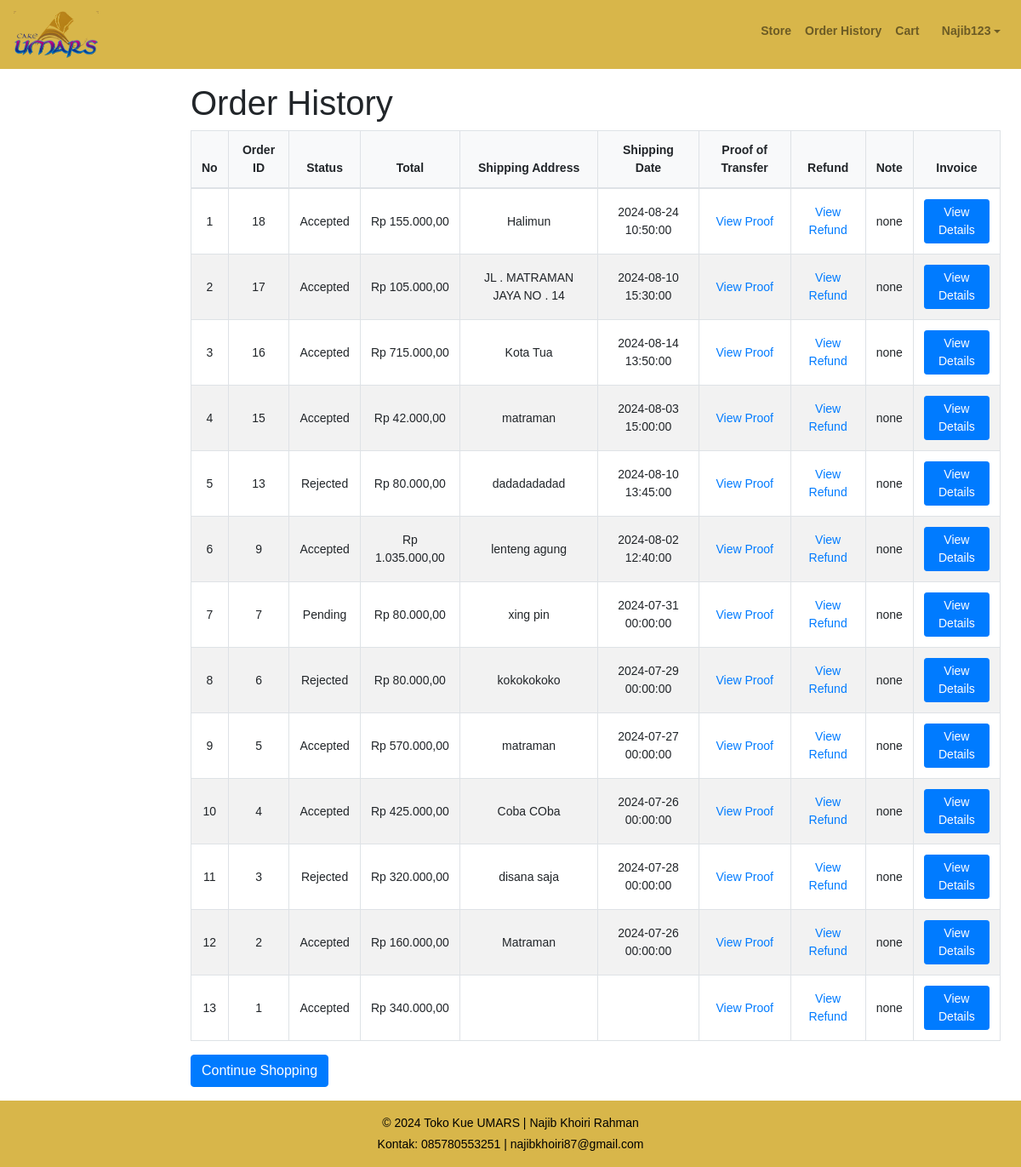
The app's page /public/order_history.php (signed in) with its own data.
### tables this page shows
CREATE TABLE `users` (
  `user_id` int(11) NOT NULL,
  `username` varchar(50) NOT NULL,
  `password` varchar(255) NOT NULL,
  `email` varchar(100) NOT NULL,
  `phone_number` varchar(15) DEFAULT NULL,
  `role` enum('admin','customer') NOT NULL
);

CREATE TABLE `orders` (
  `order_id` int(11) NOT NULL,
  `user_id` int(11) DEFAULT NULL,
  `status` enum('pending','accepted','rejected') DEFAULT 'pending',
  `order_date` datetime DEFAULT NULL,
  `shipping_date` datetime DEFAULT NULL,
  `total` decimal(10,2) DEFAULT NULL,
  `proof_of_transfer` varchar(255) DEFAULT NULL,
  `shipping_address` text DEFAULT NULL,
  `refund` varchar(255) DEFAULT 'none',
  `note` text DEFAULT 'none'
);

### public/order_history.php (the view, shortened to what this page needs)
<?php
include '../includes/db_connect.php';
$user_id = $_SESSION['user_id'];
$user_sql = "SELECT username FROM users WHERE user_id = ?";
$user_stmt = $conn->prepare($user_sql);
$user_stmt->bind_param("i", $user_id);
$user_stmt->execute();
$user_result = $user_stmt->get_result();
$user_row = $user_result->fetch_assoc();
$user_name = $user_row['username'];
$user_id = $_SESSION['user_id'];
$sql_orders = "SELECT o.order_id, o.status, o.total, o.shipping_address, o.shipping_date, o.proof_of_transfer, o.refund, o.note
               FROM orders o
               WHERE o.user_id = ?
               ORDER BY o.order_id DESC";
$orders_stmt = $conn->prepare($sql_orders);
$orders_stmt->bind_param("i", $user_id);
$orders_stmt->execute();
$orders_result = $orders_stmt->get_result();
?>
<!DOCTYPE html>
<html lang="id">
<head>
    <link href="https://maxcdn.bootstrapcdn.com/bootstrap/4.5.2/css/bootstrap.min.css" rel="stylesheet">
    <link href="../css/style.css" rel="stylesheet">
</head>
<body>
<nav class="navbar navbar-expand-lg navbar-light bg-custom">
    <a class="navbar-brand" href="#">
        <img src="../images/logo.png" alt="Logo" width="100" height="55" class="d-inline-block align-top">
    </a>
    <div class="collapse navbar-collapse" id="navbarNav">
        <ul class="navbar-nav ml-auto">
            <li class="nav-item">
                <a class="nav-link" href="store.php">Store</a>
            </li>
            <li class="nav-item">
                <a class="nav-link" href="order_history.php">Order History</a>
            </li>
            <li class="nav-item">
                <a class="nav-link" href="cart.php">Cart</a>
            </li>
            <li class="nav-item dropdown">
                <a class="nav-link dropdown-toggle" href="#" id="navbarDropdown" role="button" data-toggle="dropdown" aria-haspopup="true" aria-expanded="false">
                    <i class="fas fa-user"></i> <?php echo htmlspecialchars($user_name); ?>
                </a>
            </li>
        </ul>
    </div>
</nav>
<main role="main" class="col-md-9 ml-sm-auto col-lg-10 px-4 main-content">
    <h1>Order History</h1>
    <?php if ($orders_result->num_rows > 0): ?>
        <table class="table">
            <thead>
                <tr>
                    <th>No</th>
                    <th>Order ID</th>
                    <th>Status</th>
                    <th>Total</th>
                    <th>Shipping Address</th>
                    <th>Shipping Date</th>
                    <th>Proof of Transfer</th>
                    <th>Refund</th>
                    <th>Note</th>
                    <th>Invoice</th>
                </tr>
            </thead>
            <tbody>
                <?php
                $no = 1;
                while ($order = $orders_result->fetch_assoc()): ?>
                    <tr>
                        <td><?php echo $no++; ?></td>
                        <td><?php echo htmlspecialchars($order['order_id']); ?></td>
                        <td><?php echo ucfirst(htmlspecialchars($order['status'])); ?></td>
                        <td>Rp <?php echo number_format($order['total'], 2, ',', '.'); ?></td>
                        <td><?php echo htmlspecialchars($order['shipping_address']); ?></td>
                        <td><?php echo htmlspecialchars($order['shipping_date']); ?></td>
                        <td>
                            <?php if ($order['proof_of_transfer']): ?>
                                <a href="../uploads/<?php echo htmlspecialchars($order['proof_of_transfer']); ?>" target="_blank">View Proof</a>
                            <?php else: ?>
                                N/A
                            <?php endif; ?>
                        </td>
                        <td>
                            <?php if ($order['refund']): ?>
                                <a href="../uploads/<?php echo htmlspecialchars($order['refund']); ?>" target="_blank">View Refund</a>
                            <?php else: ?>
                                N/A
                            <?php endif; ?>
                        </td>
                        <td><?php echo nl2br(htmlspecialchars($order['note'])); ?></td>
                        <td>
                            <a href="order_confirmation.php?order_id=<?php echo htmlspecialchars($order['order_id']); ?>" class="btn btn-primary btn-sm">View Details</a>
                        </td>
                    </tr>
                <?php endwhile; ?>
            </tbody>
        </table>
    <?php else: ?>
        <p>No orders found.</p>
    <?php endif; ?>
    <a href="store.php" class="btn btn-primary">Continue Shopping</a>
</main>
<?php include '../includes/footer.php';?>
</body>
</html>

### css/style.css (style rules this page uses)
body { font-family: "Poppins", sans-serif; font-size: 0.875rem; }
.bg-custom { background-color: rgba( 212, 175, 55, 0.9 ); }
.navbar-nav { flex-direction: row; }
.navbar-nav .nav-link { color: #0044cc; margin-bottom: 0.5rem; font-weight: 600; font-size: 0.875rem; display: flex; align-items: center; }
.main-content { padding: 1rem; background-color: #ffffff; margin-left: 15%; min-height: 100vh; }
.table { width: 100%; margin-bottom: 1rem; color: #212529; border-collapse: collapse; }
.table th, .table td { padding: 0.75rem; vertical-align: middle; border: 1px solid #dee2e6; }
.table thead th { background-color: #f8f9fa; font-weight: 700; text-align: center; }
.table tbody td { text-align: center; }
.table tr:nth-child(even) { background-color: #f2f2f2; }

### records on screen
users: username "Najib123"
orders: order_id "18", status "Accepted", total "155.000,00", shipping_address "Halimun", shipping_date "2024-08-24 10:50:00", note "none"
orders: order_id "17", status "Accepted", total "105.000,00", shipping_address "JL . MATRAMAN JAYA NO . 14", shipping_date "2024-08-10 15:30:00", note "none"
orders: order_id "16", status "Accepted", total "715.000,00", shipping_address "Kota Tua", shipping_date "2024-08-14 13:50:00", note "none"
orders: order_id "15", status "Accepted", total "42.000,00", shipping_address "matraman", shipping_date "2024-08-03 15:00:00", note "none"
orders: order_id "13", status "Rejected", total "80.000,00", shipping_address "dadadadadad", shipping_date "2024-08-10 13:45:00", note "none"
orders: order_id "9", status "Accepted", total "1.035.000,00", shipping_address "lenteng agung", shipping_date "2024-08-02 12:40:00", note "none"
orders: order_id "7", status "Pending", total "80.000,00", shipping_address "xing pin", shipping_date "2024-07-31 00:00:00", note "none"
orders: order_id "6", status "Rejected", total "80.000,00", shipping_address "kokokokoko", shipping_date "2024-07-29 00:00:00", note "none"
orders: order_id "5", status "Accepted", total "570.000,00", shipping_address "matraman", shipping_date "2024-07-27 00:00:00", note "none"
orders: order_id "4", status "Accepted", total "425.000,00", shipping_address "Coba COba", shipping_date "2024-07-26 00:00:00", note "none"
orders: order_id "3", status "Rejected", total "320.000,00", shipping_address "disana saja", shipping_date "2024-07-28 00:00:00", note "none"
orders: order_id "2", status "Accepted", total "160.000,00", shipping_address "Matraman", shipping_date "2024-07-26 00:00:00", note "none"
orders: order_id "1", status "Accepted", total "340.000,00", note "none"
